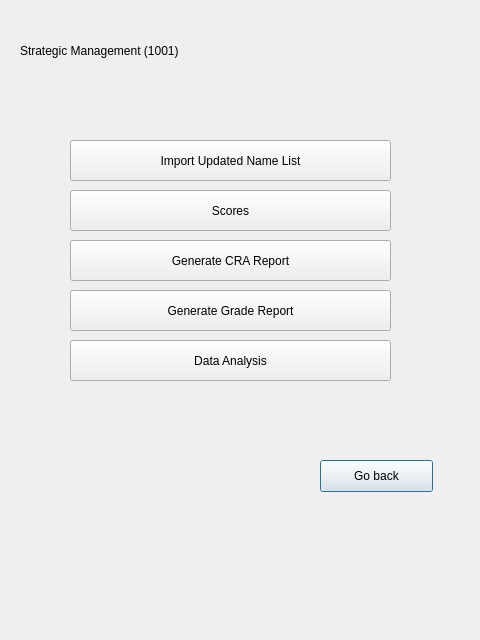
<?xml version="1.0" encoding="UTF-8"?>
<ui version="4.0">
 <class>Dialog</class>
 <widget class="QDialog" name="Dialog">
  <property name="geometry">
   <rect>
    <x>0</x>
    <y>0</y>
    <width>480</width>
    <height>640</height>
   </rect>
  </property>
  <property name="windowTitle">
   <string>Dialog</string>
  </property>
  <widget class="QLabel" name="label">
   <property name="geometry">
    <rect>
     <x>20</x>
     <y>10</y>
     <width>381</width>
     <height>81</height>
    </rect>
   </property>
   <property name="text">
    <string>Strategic Management (1001)</string>
   </property>
  </widget>
  <widget class="QPushButton" name="Scores">
   <property name="geometry">
    <rect>
     <x>70</x>
     <y>190</y>
     <width>321</width>
     <height>41</height>
    </rect>
   </property>
   <property name="text">
    <string>Scores</string>
   </property>
   <property name="autoDefault">
    <bool>false</bool>
   </property>
  </widget>
  <widget class="QPushButton" name="CRA">
   <property name="geometry">
    <rect>
     <x>70</x>
     <y>240</y>
     <width>321</width>
     <height>41</height>
    </rect>
   </property>
   <property name="text">
    <string>Generate CRA Report</string>
   </property>
   <property name="autoDefault">
    <bool>false</bool>
   </property>
  </widget>
  <widget class="QPushButton" name="Grade">
   <property name="geometry">
    <rect>
     <x>70</x>
     <y>290</y>
     <width>321</width>
     <height>41</height>
    </rect>
   </property>
   <property name="text">
    <string>Generate Grade Report</string>
   </property>
   <property name="autoDefault">
    <bool>false</bool>
   </property>
  </widget>
  <widget class="QPushButton" name="Analysis">
   <property name="geometry">
    <rect>
     <x>70</x>
     <y>340</y>
     <width>321</width>
     <height>41</height>
    </rect>
   </property>
   <property name="text">
    <string>Data Analysis</string>
   </property>
   <property name="autoDefault">
    <bool>false</bool>
   </property>
  </widget>
  <widget class="QPushButton" name="Goback">
   <property name="geometry">
    <rect>
     <x>320</x>
     <y>460</y>
     <width>113</width>
     <height>32</height>
    </rect>
   </property>
   <property name="text">
    <string>Go back</string>
   </property>
  </widget>
  <widget class="QPushButton" name="NmList">
   <property name="geometry">
    <rect>
     <x>70</x>
     <y>140</y>
     <width>321</width>
     <height>41</height>
    </rect>
   </property>
   <property name="text">
    <string>Import Updated Name List</string>
   </property>
   <property name="autoDefault">
    <bool>false</bool>
   </property>
  </widget>
 </widget>
 <resources/>
 <connections/>
</ui>
